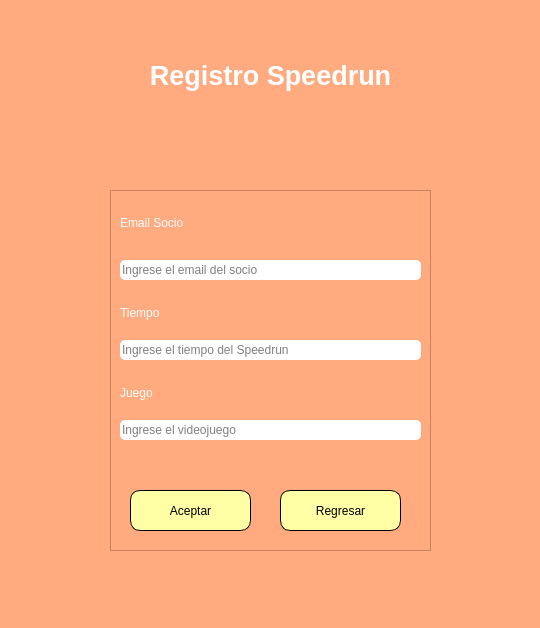
<?xml version="1.0" encoding="UTF-8"?>
<ui version="4.0">
 <class>MainWindow</class>
 <widget class="QMainWindow" name="MainWindow">
  <property name="geometry">
   <rect>
    <x>0</x>
    <y>0</y>
    <width>540</width>
    <height>628</height>
   </rect>
  </property>
  <property name="windowTitle">
   <string>MainWindow</string>
  </property>
  <property name="windowIcon">
   <iconset>
    <normaloff>../logo/logoTienda.jpeg</normaloff>../logo/logoTienda.jpeg</iconset>
  </property>
  <property name="styleSheet">
   <string notr="true">background-color: rgb(255, 170, 127);</string>
  </property>
  <widget class="QWidget" name="centralwidget">
   <widget class="QLabel" name="label">
    <property name="geometry">
     <rect>
      <x>10</x>
      <y>0</y>
      <width>521</width>
      <height>151</height>
     </rect>
    </property>
    <property name="font">
     <font>
      <pointsize>16</pointsize>
      <italic>false</italic>
     </font>
    </property>
    <property name="toolTip">
     <string>&lt;html&gt;&lt;head/&gt;&lt;body&gt;&lt;p&gt;&lt;br/&gt;&lt;/p&gt;&lt;/body&gt;&lt;/html&gt;</string>
    </property>
    <property name="text">
     <string>&lt;html&gt;&lt;head/&gt;&lt;body&gt;&lt;p align=&quot;center&quot;&gt;&lt;span style=&quot; font-size:20pt; font-weight:600; color:#ffffff;&quot;&gt;Registro Speedrun&lt;/span&gt;&lt;/p&gt;&lt;/body&gt;&lt;/html&gt;</string>
    </property>
   </widget>
   <widget class="QFrame" name="frame">
    <property name="geometry">
     <rect>
      <x>110</x>
      <y>190</y>
      <width>321</width>
      <height>361</height>
     </rect>
    </property>
    <property name="frameShape">
     <enum>QFrame::StyledPanel</enum>
    </property>
    <property name="frameShadow">
     <enum>QFrame::Raised</enum>
    </property>
    <widget class="QLabel" name="label_4">
     <property name="geometry">
      <rect>
       <x>10</x>
       <y>100</y>
       <width>281</width>
       <height>47</height>
      </rect>
     </property>
     <property name="styleSheet">
      <string notr="true">font: 11pt &quot;MS Shell Dlg 2&quot;;</string>
     </property>
     <property name="text">
      <string>&lt;html&gt;&lt;head/&gt;&lt;body&gt;&lt;p&gt;&lt;span style=&quot; color:#ffffff;&quot;&gt;Tiempo&lt;/span&gt;&lt;/p&gt;&lt;/body&gt;&lt;/html&gt;</string>
     </property>
    </widget>
    <widget class="QLabel" name="EmailEdit">
     <property name="geometry">
      <rect>
       <x>10</x>
       <y>10</y>
       <width>301</width>
       <height>47</height>
      </rect>
     </property>
     <property name="styleSheet">
      <string notr="true">font: 11pt &quot;MS Shell Dlg 2&quot;;</string>
     </property>
     <property name="text">
      <string>&lt;html&gt;&lt;head/&gt;&lt;body&gt;&lt;p&gt;&lt;span style=&quot; color:#ffffff;&quot;&gt;Email Socio&lt;/span&gt;&lt;/p&gt;&lt;/body&gt;&lt;/html&gt;</string>
     </property>
    </widget>
    <widget class="QLineEdit" name="emailEdit">
     <property name="geometry">
      <rect>
       <x>10</x>
       <y>70</y>
       <width>301</width>
       <height>20</height>
      </rect>
     </property>
     <property name="styleSheet">
      <string notr="true">background-color: rgb(255, 255, 255);
border-radius:5px;</string>
     </property>
     <property name="placeholderText">
      <string>Ingrese el email del socio</string>
     </property>
    </widget>
    <widget class="QLineEdit" name="tiempoEdit">
     <property name="geometry">
      <rect>
       <x>10</x>
       <y>150</y>
       <width>301</width>
       <height>20</height>
      </rect>
     </property>
     <property name="styleSheet">
      <string notr="true">background-color: rgb(255, 255, 255);
border-radius:5px;</string>
     </property>
     <property name="placeholderText">
      <string>Ingrese el tiempo del Speedrun</string>
     </property>
    </widget>
    <widget class="QLineEdit" name="juegoEdit">
     <property name="geometry">
      <rect>
       <x>10</x>
       <y>230</y>
       <width>301</width>
       <height>20</height>
      </rect>
     </property>
     <property name="styleSheet">
      <string notr="true">background-color: rgb(255, 255, 255);
border-radius:5px;</string>
     </property>
     <property name="placeholderText">
      <string>Ingrese el videojuego</string>
     </property>
    </widget>
    <widget class="QLabel" name="label_5">
     <property name="geometry">
      <rect>
       <x>10</x>
       <y>180</y>
       <width>281</width>
       <height>47</height>
      </rect>
     </property>
     <property name="styleSheet">
      <string notr="true">font: 11pt &quot;MS Shell Dlg 2&quot;;</string>
     </property>
     <property name="text">
      <string>&lt;html&gt;&lt;head/&gt;&lt;body&gt;&lt;p&gt;&lt;span style=&quot; color:#ffffff;&quot;&gt;Juego&lt;/span&gt;&lt;/p&gt;&lt;/body&gt;&lt;/html&gt;</string>
     </property>
    </widget>
    <widget class="QPushButton" name="aceptarBoton">
     <property name="geometry">
      <rect>
       <x>20</x>
       <y>300</y>
       <width>121</width>
       <height>41</height>
      </rect>
     </property>
     <property name="toolTip">
      <string>&lt;html&gt;&lt;head/&gt;&lt;body&gt;&lt;p&gt;&lt;span style=&quot; color:#ffffff;&quot;&gt;Login&lt;/span&gt;&lt;/p&gt;&lt;/body&gt;&lt;/html&gt;</string>
     </property>
     <property name="styleSheet">
      <string notr="true">font: 11pt &quot;MS Shell Dlg 2&quot;;
background-color: rgb(255, 255, 165);
border-radius:10px;
border: 1px solid black;</string>
     </property>
     <property name="text">
      <string>Aceptar</string>
     </property>
    </widget>
    <widget class="QPushButton" name="regresarBoton">
     <property name="geometry">
      <rect>
       <x>170</x>
       <y>300</y>
       <width>121</width>
       <height>41</height>
      </rect>
     </property>
     <property name="toolTip">
      <string>&lt;html&gt;&lt;head/&gt;&lt;body&gt;&lt;p&gt;&lt;span style=&quot; color:#ffffff;&quot;&gt;Login&lt;/span&gt;&lt;/p&gt;&lt;/body&gt;&lt;/html&gt;</string>
     </property>
     <property name="styleSheet">
      <string notr="true">font: 11pt &quot;MS Shell Dlg 2&quot;;
background-color: rgb(255, 255, 165);
border-radius:10px;
border: 1px solid black;</string>
     </property>
     <property name="text">
      <string>Regresar</string>
     </property>
    </widget>
   </widget>
  </widget>
 </widget>
 <resources/>
 <connections/>
</ui>
